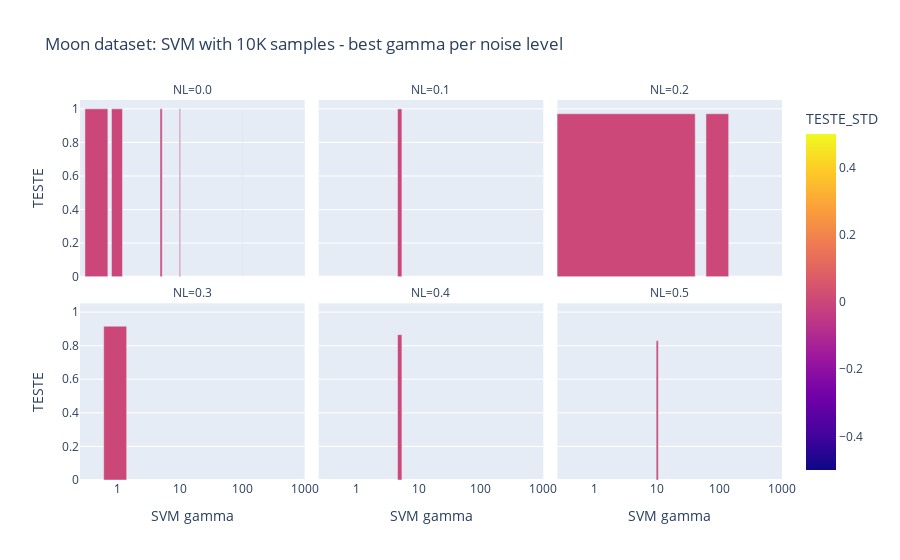

Source (notebook cell):
### Code cell
dfMoonOfBestGammaPerNLAnd10K = dfMoon.groupby(['NL']).apply(lambda group: group[group.TESTE == group.TESTE.max()]).reset_index(drop=True)
px.bar(dfMoonOfBestGammaPerNLAnd10K, x='HPS', labels = {'HPS': 'SVM gamma'}, y='TESTE', 
           log_x=True,
           color = 'TESTE_STD',
           facet_col = 'NL', facet_col_wrap = 3,
           title="Moon dataset: SVM with 10K samples - best gamma per noise level")

### Figure 1 — Plotly figure (JSON) as saved in the notebook; plotly's stock layout.template omitted (floating-point values rounded to 4 significant figures)
{"data": [{"alignmentgroup": "True", "hovertemplate": "NL=0.0<br>SVM gamma=%{x}<br>TESTE=%{y}<br>TESTE_STD=%{marker.color}<extra></extra>", "legendgroup": "", "marker": {"color": [0, 0, 0, 0, 0, 0], "coloraxis": "coloraxis", "pattern": {"shape": ""}}, "name": "", "offsetgroup": "", "orientation": "v", "showlegend": false, "textposition": "auto", "type": "bar", "x": [0.5, 1, 5, 10, 100, 1000], "xaxis": "x4", "y": [1, 1, 1, 1, 1, 1], "yaxis": "y4"}, {"alignmentgroup": "True", "hovertemplate": "NL=0.1<br>SVM gamma=%{x}<br>TESTE=%{y}<br>TESTE_STD=%{marker.color}<extra></extra>", "legendgroup": "", "marker": {"color": [0.0003162], "coloraxis": "coloraxis", "pattern": {"shape": ""}}, "name": "", "offsetgroup": "", "orientation": "v", "showlegend": false, "textposition": "auto", "type": "bar", "x": [5], "xaxis": "x5", "y": [0.9995], "yaxis": "y5"}, {"alignmentgroup": "True", "hovertemplate": "NL=0.2<br>SVM gamma=%{x}<br>TESTE=%{y}<br>TESTE_STD=%{marker.color}<extra></extra>", "legendgroup": "", "marker": {"color": [0.003027, 0.002977], "coloraxis": "coloraxis", "pattern": {"shape": ""}}, "name": "", "offsetgroup": "", "orientation": "v", "showlegend": false, "textposition": "auto", "type": "bar", "x": [1, 100], "xaxis": "x6", "y": [0.9707, 0.9707], "yaxis": "y6"}, {"alignmentgroup": "True", "hovertemplate": "NL=0.3<br>SVM gamma=%{x}<br>TESTE=%{y}<br>TESTE_STD=%{marker.color}<extra></extra>", "legendgroup": "", "marker": {"color": [0.001631], "coloraxis": "coloraxis", "pattern": {"shape": ""}}, "name": "", "offsetgroup": "", "orientation": "v", "showlegend": false, "textposition": "auto", "type": "bar", "x": [1], "xaxis": "x", "y": [0.9163], "yaxis": "y"}, {"alignmentgroup": "True", "hovertemplate": "NL=0.4<br>SVM gamma=%{x}<br>TESTE=%{y}<br>TESTE_STD=%{marker.color}<extra></extra>", "legendgroup": "", "marker": {"color": [0.004099], "coloraxis": "coloraxis", "pattern": {"shape": ""}}, "name": "", "offsetgroup": "", "orientation": "v", "showlegend": false, "textposition": "auto", "type": "bar", "x": [5], "xaxis": "x2", "y": [0.866], "yaxis": "y2"}, {"alignmentgroup": "True", "hovertemplate": "NL=0.5<br>SVM gamma=%{x}<br>TESTE=%{y}<br>TESTE_STD=%{marker.color}<extra></extra>", "legendgroup": "", "marker": {"color": [0.006038], "coloraxis": "coloraxis", "pattern": {"shape": ""}}, "name": "", "offsetgroup": "", "orientation": "v", "showlegend": false, "textposition": "auto", "type": "bar", "x": [10], "xaxis": "x3", "y": [0.8293], "yaxis": "y3"}], "layout": {"annotations": [{"font": {}, "showarrow": false, "text": "NL=0.3", "x": 0.16, "xanchor": "center", "xref": "paper", "y": 0.465, "yanchor": "bottom", "yref": "paper"}, {"font": {}, "showarrow": false, "text": "NL=0.4", "x": 0.5, "xanchor": "center", "xref": "paper", "y": 0.465, "yanchor": "bottom", "yref": "paper"}, {"font": {}, "showarrow": false, "text": "NL=0.5", "x": 0.84, "xanchor": "center", "xref": "paper", "y": 0.465, "yanchor": "bottom", "yref": "paper"}, {"font": {}, "showarrow": false, "text": "NL=0.0", "x": 0.16, "xanchor": "center", "xref": "paper", "y": 1.0, "yanchor": "bottom", "yref": "paper"}, {"font": {}, "showarrow": false, "text": "NL=0.1", "x": 0.5, "xanchor": "center", "xref": "paper", "y": 1.0, "yanchor": "bottom", "yref": "paper"}, {"font": {}, "showarrow": false, "text": "NL=0.2", "x": 0.84, "xanchor": "center", "xref": "paper", "y": 1.0, "yanchor": "bottom", "yref": "paper"}], "autosize": true, "barmode": "relative", "coloraxis": {"colorbar": {"title": {"text": "TESTE_STD"}}, "colorscale": [[0, "#0d0887"], [0.1111, "#46039f"], [0.2222, "#7201a8"], [0.3333, "#9c179e"], [0.4444, "#bd3786"], [0.5556, "#d8576b"], [0.6667, "#ed7953"], [0.7778, "#fb9f3a"], [0.8889, "#fdca26"], [1, "#f0f921"]]}, "legend": {"tracegroupgap": 0}, "title": {"text": "Moon dataset: SVM with 10K samples - best gamma per noise level"}, "xaxis": {"anchor": "y", "autorange": true, "domain": [0, 0.32], "range": [-0.6021, 3.0], "title": {"text": "SVM gamma"}, "type": "log"}, "xaxis2": {"anchor": "y2", "autorange": true, "domain": [0.34, 0.66], "matches": "x", "range": [-0.6021, 3.0], "title": {"text": "SVM gamma"}, "type": "log"}, "xaxis3": {"anchor": "y3", "autorange": true, "domain": [0.68, 1.0], "matches": "x", "range": [-0.6021, 3.0], "title": {"text": "SVM gamma"}, "type": "log"}, "xaxis4": {"anchor": "y4", "autorange": true, "domain": [0, 0.32], "matches": "x", "range": [-0.6021, 3.0], "showticklabels": false, "type": "log"}, "xaxis5": {"anchor": "y5", "autorange": true, "domain": [0.34, 0.66], "matches": "x", "range": [-0.6021, 3.0], "showticklabels": false, "type": "log"}, "xaxis6": {"anchor": "y6", "autorange": true, "domain": [0.68, 1.0], "matches": "x", "range": [-0.6021, 3.0], "showticklabels": false, "type": "log"}, "yaxis": {"anchor": "x", "autorange": true, "domain": [0, 0.465], "range": [0, 1.053], "title": {"text": "TESTE"}, "type": "linear"}, "yaxis2": {"anchor": "x2", "autorange": true, "domain": [0, 0.465], "matches": "y", "range": [0, 1.053], "showticklabels": false, "type": "linear"}, "yaxis3": {"anchor": "x3", "autorange": true, "domain": [0, 0.465], "matches": "y", "range": [0, 1.053], "showticklabels": false, "type": "linear"}, "yaxis4": {"anchor": "x4", "autorange": true, "domain": [0.535, 1.0], "matches": "y", "range": [0, 1.053], "title": {"text": "TESTE"}, "type": "linear"}, "yaxis5": {"anchor": "x5", "autorange": true, "domain": [0.535, 1.0], "matches": "y", "range": [0, 1.053], "showticklabels": false, "type": "linear"}, "yaxis6": {"anchor": "x6", "autorange": true, "domain": [0.535, 1.0], "matches": "y", "range": [0, 1.053], "showticklabels": false, "type": "linear"}}}
